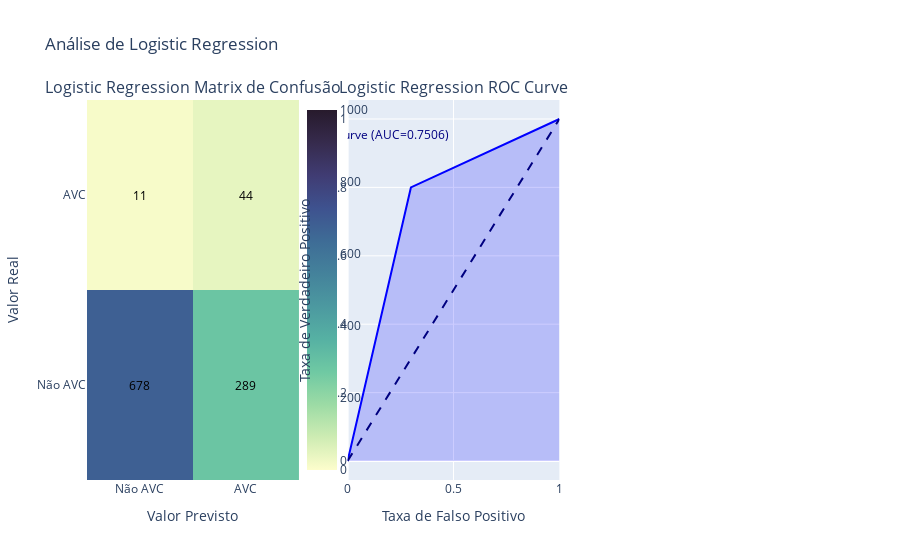
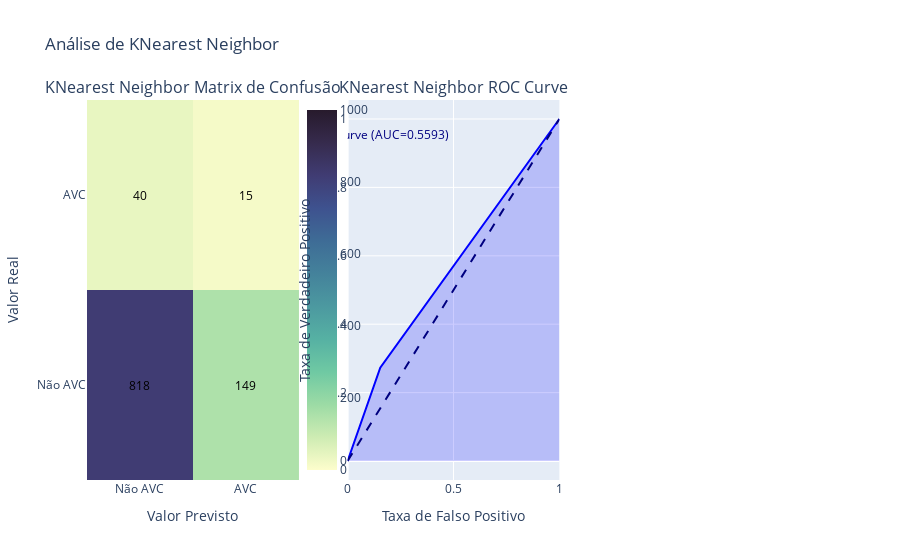
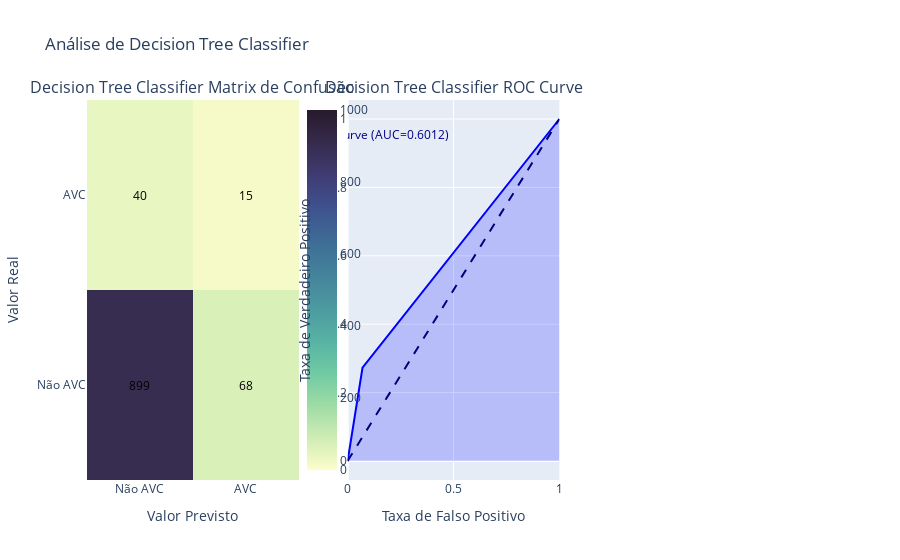
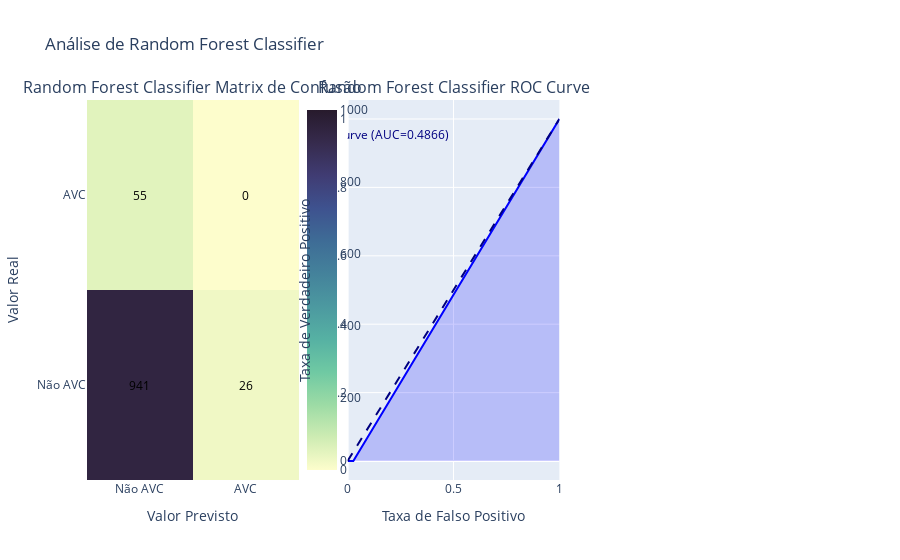

The cell these charts' notebook holds for them, in order:
### Code cell
# Avaliando os modelos e plotando as análises
scores = avaliacao_modelos(x_train_res, y_train_res, X_test_std, Y_test)

### Figure 1 — Plotly figure (JSON) as saved in the notebook; plotly's stock layout.template omitted (floating-point values rounded to 4 significant figures)
{"data": [{"colorscale": [[0, "rgb(253, 253, 204)"], [0.09091, "rgb(206, 236, 179)"], [0.1818, "rgb(156, 219, 165)"], [0.2727, "rgb(111, 201, 163)"], [0.3636, "rgb(86, 177, 163)"], [0.4545, "rgb(76, 153, 160)"], [0.5455, "rgb(68, 130, 155)"], [0.6364, "rgb(62, 108, 150)"], [0.7273, "rgb(62, 82, 143)"], [0.8182, "rgb(64, 60, 115)"], [0.9091, "rgb(54, 43, 77)"], [1, "rgb(39, 26, 44)"]], "showscale": false, "type": "heatmap", "x": ["Não AVC", "AVC"], "xaxis": "x", "y": ["Não AVC", "AVC"], "yaxis": "y", "z": [[678, 289], [11, 44]], "zmax": 1000, "zmin": 0}, {"colorbar": {"x": 0.286, "y": 0.5}, "colorscale": [[0, "rgb(253, 253, 204)"], [0.09091, "rgb(206, 236, 179)"], [0.1818, "rgb(156, 219, 165)"], [0.2727, "rgb(111, 201, 163)"], [0.3636, "rgb(86, 177, 163)"], [0.4545, "rgb(76, 153, 160)"], [0.5455, "rgb(68, 130, 155)"], [0.6364, "rgb(62, 108, 150)"], [0.7273, "rgb(62, 82, 143)"], [0.8182, "rgb(64, 60, 115)"], [0.9091, "rgb(54, 43, 77)"], [1, "rgb(39, 26, 44)"]], "showscale": true, "type": "heatmap", "x": ["Não AVC", "AVC"], "xaxis": "x", "y": ["Não AVC", "AVC"], "yaxis": "y", "z": [[678, 289], [11, 44]], "zmax": 1000, "zmin": 0}, {"fill": "tozeroy", "fillcolor": "rgba(0, 0, 255, 0.2)", "line": {"color": "blue", "width": 2}, "mode": "lines", "showlegend": false, "type": "scatter", "x": [0, 0.2989, 1], "xaxis": "x2", "y": [0, 0.8, 1], "yaxis": "y2"}, {"mode": "text", "showlegend": false, "text": ["ROC curve (AUC=0.7506)"], "textfont": {"color": "navy", "size": 12}, "type": "scatter", "x": [0.15], "xaxis": "x2", "y": [0.95], "yaxis": "y2"}, {"line": {"color": "navy", "dash": "dash", "width": 2}, "mode": "lines", "showlegend": false, "type": "scatter", "x": [0, 1], "xaxis": "x2", "y": [0, 1], "yaxis": "y2"}], "layout": {"annotations": [{"font": {"size": 16}, "showarrow": false, "text": "Logistic Regression Matrix de Confusão", "x": 0.1444, "xanchor": "center", "xref": "paper", "y": 1, "yanchor": "bottom", "yref": "paper"}, {"font": {"size": 16}, "showarrow": false, "text": "Logistic Regression ROC Curve", "x": 0.5, "xanchor": "center", "xref": "paper", "y": 1, "yanchor": "bottom", "yref": "paper"}, {"font": {"color": "black", "size": 12}, "showarrow": false, "text": "678", "x": "Não AVC", "xref": "x", "y": "Não AVC", "yref": "y"}, {"font": {"color": "black", "size": 12}, "showarrow": false, "text": "289", "x": "AVC", "xref": "x", "y": "Não AVC", "yref": "y"}, {"font": {"color": "black", "size": 12}, "showarrow": false, "text": "11", "x": "Não AVC", "xref": "x", "y": "AVC", "yref": "y"}, {"font": {"color": "black", "size": 12}, "showarrow": false, "text": "44", "x": "AVC", "xref": "x", "y": "AVC", "yref": "y"}], "title": {"text": "Análise de Logistic Regression"}, "xaxis": {"anchor": "y", "domain": [0, 0.2889], "title": {"text": "Valor Previsto"}}, "xaxis2": {"anchor": "y2", "constrain": "domain", "domain": [0.3556, 0.6444], "title": {"text": "Taxa de Falso Positivo"}}, "xaxis3": {"anchor": "y3", "domain": [0.7111, 1]}, "yaxis": {"anchor": "x", "domain": [0, 1], "title": {"text": "Valor Real"}}, "yaxis2": {"anchor": "x2", "domain": [0, 1], "scaleanchor": "x", "scaleratio": 1, "title": {"text": "Taxa de Verdadeiro Positivo"}}, "yaxis3": {"anchor": "x3", "domain": [0, 1]}}}

### Figure 2 — Plotly figure (JSON) as saved in the notebook; plotly's stock layout.template omitted (floating-point values rounded to 4 significant figures)
{"data": [{"colorscale": [[0, "rgb(253, 253, 204)"], [0.09091, "rgb(206, 236, 179)"], [0.1818, "rgb(156, 219, 165)"], [0.2727, "rgb(111, 201, 163)"], [0.3636, "rgb(86, 177, 163)"], [0.4545, "rgb(76, 153, 160)"], [0.5455, "rgb(68, 130, 155)"], [0.6364, "rgb(62, 108, 150)"], [0.7273, "rgb(62, 82, 143)"], [0.8182, "rgb(64, 60, 115)"], [0.9091, "rgb(54, 43, 77)"], [1, "rgb(39, 26, 44)"]], "showscale": false, "type": "heatmap", "x": ["Não AVC", "AVC"], "xaxis": "x", "y": ["Não AVC", "AVC"], "yaxis": "y", "z": [[818, 149], [40, 15]], "zmax": 1000, "zmin": 0}, {"colorbar": {"x": 0.286, "y": 0.5}, "colorscale": [[0, "rgb(253, 253, 204)"], [0.09091, "rgb(206, 236, 179)"], [0.1818, "rgb(156, 219, 165)"], [0.2727, "rgb(111, 201, 163)"], [0.3636, "rgb(86, 177, 163)"], [0.4545, "rgb(76, 153, 160)"], [0.5455, "rgb(68, 130, 155)"], [0.6364, "rgb(62, 108, 150)"], [0.7273, "rgb(62, 82, 143)"], [0.8182, "rgb(64, 60, 115)"], [0.9091, "rgb(54, 43, 77)"], [1, "rgb(39, 26, 44)"]], "showscale": true, "type": "heatmap", "x": ["Não AVC", "AVC"], "xaxis": "x", "y": ["Não AVC", "AVC"], "yaxis": "y", "z": [[818, 149], [40, 15]], "zmax": 1000, "zmin": 0}, {"fill": "tozeroy", "fillcolor": "rgba(0, 0, 255, 0.2)", "line": {"color": "blue", "width": 2}, "mode": "lines", "showlegend": false, "type": "scatter", "x": [0, 0.1541, 1], "xaxis": "x2", "y": [0, 0.2727, 1], "yaxis": "y2"}, {"mode": "text", "showlegend": false, "text": ["ROC curve (AUC=0.5593)"], "textfont": {"color": "navy", "size": 12}, "type": "scatter", "x": [0.15], "xaxis": "x2", "y": [0.95], "yaxis": "y2"}, {"line": {"color": "navy", "dash": "dash", "width": 2}, "mode": "lines", "showlegend": false, "type": "scatter", "x": [0, 1], "xaxis": "x2", "y": [0, 1], "yaxis": "y2"}], "layout": {"annotations": [{"font": {"size": 16}, "showarrow": false, "text": "KNearest Neighbor Matrix de Confusão", "x": 0.1444, "xanchor": "center", "xref": "paper", "y": 1, "yanchor": "bottom", "yref": "paper"}, {"font": {"size": 16}, "showarrow": false, "text": "KNearest Neighbor ROC Curve", "x": 0.5, "xanchor": "center", "xref": "paper", "y": 1, "yanchor": "bottom", "yref": "paper"}, {"font": {"color": "black", "size": 12}, "showarrow": false, "text": "818", "x": "Não AVC", "xref": "x", "y": "Não AVC", "yref": "y"}, {"font": {"color": "black", "size": 12}, "showarrow": false, "text": "149", "x": "AVC", "xref": "x", "y": "Não AVC", "yref": "y"}, {"font": {"color": "black", "size": 12}, "showarrow": false, "text": "40", "x": "Não AVC", "xref": "x", "y": "AVC", "yref": "y"}, {"font": {"color": "black", "size": 12}, "showarrow": false, "text": "15", "x": "AVC", "xref": "x", "y": "AVC", "yref": "y"}], "title": {"text": "Análise de KNearest Neighbor"}, "xaxis": {"anchor": "y", "domain": [0, 0.2889], "title": {"text": "Valor Previsto"}}, "xaxis2": {"anchor": "y2", "constrain": "domain", "domain": [0.3556, 0.6444], "title": {"text": "Taxa de Falso Positivo"}}, "xaxis3": {"anchor": "y3", "domain": [0.7111, 1]}, "yaxis": {"anchor": "x", "domain": [0, 1], "title": {"text": "Valor Real"}}, "yaxis2": {"anchor": "x2", "domain": [0, 1], "scaleanchor": "x", "scaleratio": 1, "title": {"text": "Taxa de Verdadeiro Positivo"}}, "yaxis3": {"anchor": "x3", "domain": [0, 1]}}}

### Figure 3 — Plotly figure (JSON) as saved in the notebook; plotly's stock layout.template omitted (floating-point values rounded to 4 significant figures)
{"data": [{"colorscale": [[0, "rgb(253, 253, 204)"], [0.09091, "rgb(206, 236, 179)"], [0.1818, "rgb(156, 219, 165)"], [0.2727, "rgb(111, 201, 163)"], [0.3636, "rgb(86, 177, 163)"], [0.4545, "rgb(76, 153, 160)"], [0.5455, "rgb(68, 130, 155)"], [0.6364, "rgb(62, 108, 150)"], [0.7273, "rgb(62, 82, 143)"], [0.8182, "rgb(64, 60, 115)"], [0.9091, "rgb(54, 43, 77)"], [1, "rgb(39, 26, 44)"]], "showscale": false, "type": "heatmap", "x": ["Não AVC", "AVC"], "xaxis": "x", "y": ["Não AVC", "AVC"], "yaxis": "y", "z": [[899, 68], [40, 15]], "zmax": 1000, "zmin": 0}, {"colorbar": {"x": 0.286, "y": 0.5}, "colorscale": [[0, "rgb(253, 253, 204)"], [0.09091, "rgb(206, 236, 179)"], [0.1818, "rgb(156, 219, 165)"], [0.2727, "rgb(111, 201, 163)"], [0.3636, "rgb(86, 177, 163)"], [0.4545, "rgb(76, 153, 160)"], [0.5455, "rgb(68, 130, 155)"], [0.6364, "rgb(62, 108, 150)"], [0.7273, "rgb(62, 82, 143)"], [0.8182, "rgb(64, 60, 115)"], [0.9091, "rgb(54, 43, 77)"], [1, "rgb(39, 26, 44)"]], "showscale": true, "type": "heatmap", "x": ["Não AVC", "AVC"], "xaxis": "x", "y": ["Não AVC", "AVC"], "yaxis": "y", "z": [[899, 68], [40, 15]], "zmax": 1000, "zmin": 0}, {"fill": "tozeroy", "fillcolor": "rgba(0, 0, 255, 0.2)", "line": {"color": "blue", "width": 2}, "mode": "lines", "showlegend": false, "type": "scatter", "x": [0, 0.07032, 1], "xaxis": "x2", "y": [0, 0.2727, 1], "yaxis": "y2"}, {"mode": "text", "showlegend": false, "text": ["ROC curve (AUC=0.6012)"], "textfont": {"color": "navy", "size": 12}, "type": "scatter", "x": [0.15], "xaxis": "x2", "y": [0.95], "yaxis": "y2"}, {"line": {"color": "navy", "dash": "dash", "width": 2}, "mode": "lines", "showlegend": false, "type": "scatter", "x": [0, 1], "xaxis": "x2", "y": [0, 1], "yaxis": "y2"}], "layout": {"annotations": [{"font": {"size": 16}, "showarrow": false, "text": "Decision Tree Classifier Matrix de Confusão", "x": 0.1444, "xanchor": "center", "xref": "paper", "y": 1, "yanchor": "bottom", "yref": "paper"}, {"font": {"size": 16}, "showarrow": false, "text": "Decision Tree Classifier ROC Curve", "x": 0.5, "xanchor": "center", "xref": "paper", "y": 1, "yanchor": "bottom", "yref": "paper"}, {"font": {"color": "black", "size": 12}, "showarrow": false, "text": "899", "x": "Não AVC", "xref": "x", "y": "Não AVC", "yref": "y"}, {"font": {"color": "black", "size": 12}, "showarrow": false, "text": "68", "x": "AVC", "xref": "x", "y": "Não AVC", "yref": "y"}, {"font": {"color": "black", "size": 12}, "showarrow": false, "text": "40", "x": "Não AVC", "xref": "x", "y": "AVC", "yref": "y"}, {"font": {"color": "black", "size": 12}, "showarrow": false, "text": "15", "x": "AVC", "xref": "x", "y": "AVC", "yref": "y"}], "title": {"text": "Análise de Decision Tree Classifier"}, "xaxis": {"anchor": "y", "domain": [0, 0.2889], "title": {"text": "Valor Previsto"}}, "xaxis2": {"anchor": "y2", "constrain": "domain", "domain": [0.3556, 0.6444], "title": {"text": "Taxa de Falso Positivo"}}, "xaxis3": {"anchor": "y3", "domain": [0.7111, 1]}, "yaxis": {"anchor": "x", "domain": [0, 1], "title": {"text": "Valor Real"}}, "yaxis2": {"anchor": "x2", "domain": [0, 1], "scaleanchor": "x", "scaleratio": 1, "title": {"text": "Taxa de Verdadeiro Positivo"}}, "yaxis3": {"anchor": "x3", "domain": [0, 1]}}}

### Figure 4 — Plotly figure (JSON) as saved in the notebook; plotly's stock layout.template omitted (floating-point values rounded to 4 significant figures)
{"data": [{"colorscale": [[0, "rgb(253, 253, 204)"], [0.09091, "rgb(206, 236, 179)"], [0.1818, "rgb(156, 219, 165)"], [0.2727, "rgb(111, 201, 163)"], [0.3636, "rgb(86, 177, 163)"], [0.4545, "rgb(76, 153, 160)"], [0.5455, "rgb(68, 130, 155)"], [0.6364, "rgb(62, 108, 150)"], [0.7273, "rgb(62, 82, 143)"], [0.8182, "rgb(64, 60, 115)"], [0.9091, "rgb(54, 43, 77)"], [1, "rgb(39, 26, 44)"]], "showscale": false, "type": "heatmap", "x": ["Não AVC", "AVC"], "xaxis": "x", "y": ["Não AVC", "AVC"], "yaxis": "y", "z": [[941, 26], [55, 0]], "zmax": 1000, "zmin": 0}, {"colorbar": {"x": 0.286, "y": 0.5}, "colorscale": [[0, "rgb(253, 253, 204)"], [0.09091, "rgb(206, 236, 179)"], [0.1818, "rgb(156, 219, 165)"], [0.2727, "rgb(111, 201, 163)"], [0.3636, "rgb(86, 177, 163)"], [0.4545, "rgb(76, 153, 160)"], [0.5455, "rgb(68, 130, 155)"], [0.6364, "rgb(62, 108, 150)"], [0.7273, "rgb(62, 82, 143)"], [0.8182, "rgb(64, 60, 115)"], [0.9091, "rgb(54, 43, 77)"], [1, "rgb(39, 26, 44)"]], "showscale": true, "type": "heatmap", "x": ["Não AVC", "AVC"], "xaxis": "x", "y": ["Não AVC", "AVC"], "yaxis": "y", "z": [[941, 26], [55, 0]], "zmax": 1000, "zmin": 0}, {"fill": "tozeroy", "fillcolor": "rgba(0, 0, 255, 0.2)", "line": {"color": "blue", "width": 2}, "mode": "lines", "showlegend": false, "type": "scatter", "x": [0, 0.02689, 1], "xaxis": "x2", "y": [0, 0, 1], "yaxis": "y2"}, {"mode": "text", "showlegend": false, "text": ["ROC curve (AUC=0.4866)"], "textfont": {"color": "navy", "size": 12}, "type": "scatter", "x": [0.15], "xaxis": "x2", "y": [0.95], "yaxis": "y2"}, {"line": {"color": "navy", "dash": "dash", "width": 2}, "mode": "lines", "showlegend": false, "type": "scatter", "x": [0, 1], "xaxis": "x2", "y": [0, 1], "yaxis": "y2"}], "layout": {"annotations": [{"font": {"size": 16}, "showarrow": false, "text": "Random Forest Classifier Matrix de Confusão", "x": 0.1444, "xanchor": "center", "xref": "paper", "y": 1, "yanchor": "bottom", "yref": "paper"}, {"font": {"size": 16}, "showarrow": false, "text": "Random Forest Classifier ROC Curve", "x": 0.5, "xanchor": "center", "xref": "paper", "y": 1, "yanchor": "bottom", "yref": "paper"}, {"font": {"color": "black", "size": 12}, "showarrow": false, "text": "941", "x": "Não AVC", "xref": "x", "y": "Não AVC", "yref": "y"}, {"font": {"color": "black", "size": 12}, "showarrow": false, "text": "26", "x": "AVC", "xref": "x", "y": "Não AVC", "yref": "y"}, {"font": {"color": "black", "size": 12}, "showarrow": false, "text": "55", "x": "Não AVC", "xref": "x", "y": "AVC", "yref": "y"}, {"font": {"color": "black", "size": 12}, "showarrow": false, "text": "0", "x": "AVC", "xref": "x", "y": "AVC", "yref": "y"}], "title": {"text": "Análise de Random Forest Classifier"}, "xaxis": {"anchor": "y", "domain": [0, 0.2889], "title": {"text": "Valor Previsto"}}, "xaxis2": {"anchor": "y2", "constrain": "domain", "domain": [0.3556, 0.6444], "title": {"text": "Taxa de Falso Positivo"}}, "xaxis3": {"anchor": "y3", "domain": [0.7111, 1]}, "yaxis": {"anchor": "x", "domain": [0, 1], "title": {"text": "Valor Real"}}, "yaxis2": {"anchor": "x2", "domain": [0, 1], "scaleanchor": "x", "scaleratio": 1, "title": {"text": "Taxa de Verdadeiro Positivo"}}, "yaxis3": {"anchor": "x3", "domain": [0, 1]}}}
